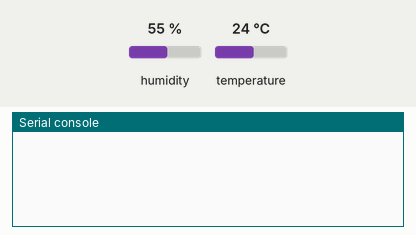
A program run on a simulated ESP32 board running MicroPython. Parts: the last lines printed to the serial console. Inputs (shaded band) come from the test bench; at power-on: humidity 55 %, temperature 24 °C.

Above: at 1.2 s.
1.3 s: humidity set to 22 %
At 4.2 s:
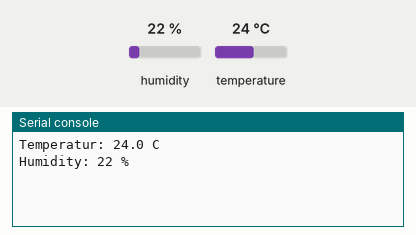
6.7 s: temperature set to 12 °C
At 10.9 s:
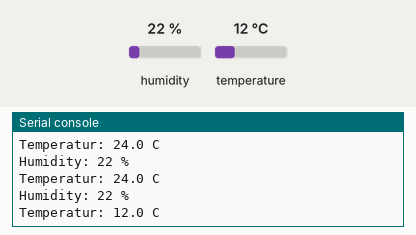
12.1 s: humidity set to 40 %
At 15.9 s:
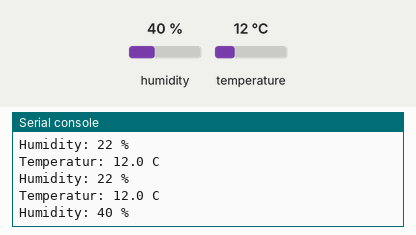

The program:

DHT11_kode.py
```python
from machine import Pin
from time import sleep
import dht

sensor = dht.DHT11(Pin(14))
while True:
    # try og except bruges for at fortsætte eksekvering selvom fejl opstår
    # det forhindre ESP32 i at crashe hvis sensoren ikke læses korrekt
    try:
        sleep(2)
        sensor.measure()
        temp = sensor.temperature()
        hum = sensor.humidity()
        # %3.1f er formatering strengen med antal af decimaler angivet af tallet 1
        print("Temperatur: %3.1f C" % temp)
        sleep(1)
        print("Humidity:", hum, "%")
        sleep(1)
        # Hvis sensor ikke læses printes en fejlmeddelse
        # i stedet for at stoppe programmet
    except OSError as e:
        print("Failed to read sensor.")
```

Measured:
- after the input at 1.3 s, the serial console: prints a new line after 1.7 s (image 1)
- after the input at 6.7 s, the serial console: prints a new line after 3.4 s (image 2)
- after the input at 12.1 s, the serial console: prints a new line after 3.0 s (image 3)
